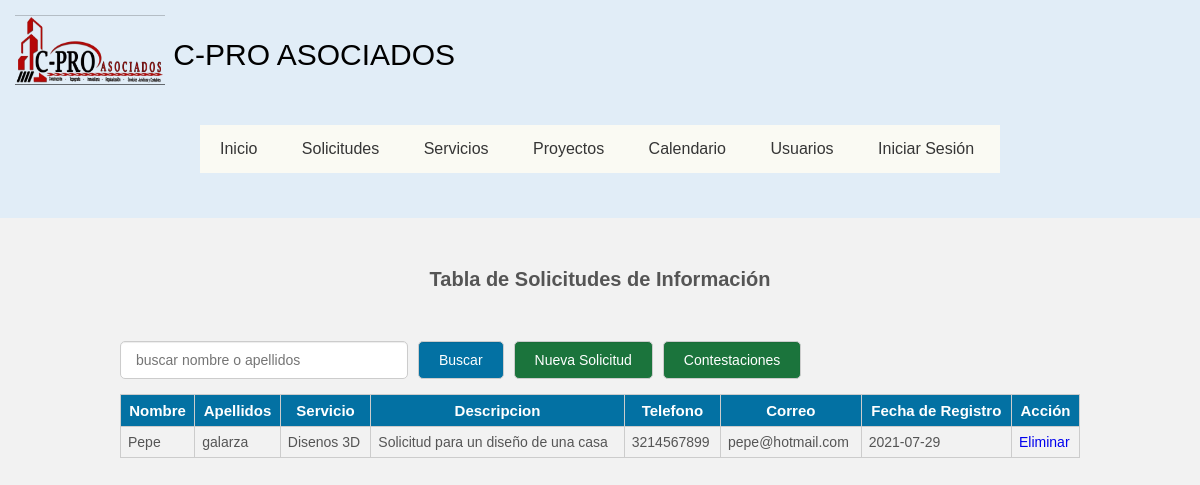
The app's page /Administrador/informacion.php with its own data.
### tables this page shows
CREATE TABLE `solicitud` (
  `id_solicitud` int(11) NOT NULL,
  `nombre` varchar(255) NOT NULL,
  `apellidos` varchar(255) NOT NULL,
  `idservicio` int(11) NOT NULL,
  `descripcion` varchar(300) NOT NULL,
  `telefono` varchar(10) NOT NULL,
  `correo` varchar(100) NOT NULL,
  `fecharegistro` date NOT NULL
);

CREATE TABLE `servicio` (
  `idservicio` int(11) NOT NULL,
  `nombre` varchar(100) DEFAULT NULL,
  `descripcion` varchar(150) DEFAULT NULL
);

### Administrador/informacion.php (the view, shortened to what this page needs)
<?php
    include_once 'conexion.php';
?>
<!DOCTYPE html>
<html lang="en">
<head>
	<link rel="stylesheet" href="css/estilos.css">
	<link rel="stylesheet" href="css/info.css">
		<link rel="stylesheet" href="css/estilosmodal.css">
</head>
<body>
	<header>
		<div class="logo">
				<a href="#"><img src="img/logo.png" width="150" alt=""></a>
				<a href="#">C-PRO ASOCIADOS</a>
			</div>
		<nav class="navegacion">
			<ul class="menu">
				<li><a href="index.php">Inicio</a>
				</li>
				<li><a href="informacion.php">Solicitudes</a>
				</li>
				<li><a href="servicios.html">Servicios</a></li>
				<li><a href="proyectos.php">Proyectos</a>
				</li>
				<li><a href="indexcalend.php">Calendario</a>
				</li>
				<li><a href="usuarios.php">Usuarios</a>
				</li>
				<li><a href="login_usuario.php">Iniciar Sesión</a>
				</li>
			</ul>
		</nav>
	</header>
	<div class="contenedor">
		<h2>Tabla de Solicitudes de Información</h2>
		<div class="barra__buscador">
			<form action="" class="formulario" method="post">
				<input type="text" name="buscar" placeholder="buscar nombre o apellidos"
				value="<?php if(isset($buscar_text)) echo $buscar_text; ?>" class="input__text">
				<input type="submit" class="btn" name="btn_buscar" value="Buscar">
				<a href="guardarsolicitud.php" class="btn btn__nuevo">Nueva Solicitud</a>
				<a href="respuesta_solicitud.php" class="btn btn__nuevo">Contestaciones</a>
			</form>
			<table>
				<tr class="head">
					<td>Nombre</td>
					<td>Apellidos</td>
					<td>Servicio</td>
					<td>Descripcion</td>
					<td>Telefono</td>
					<td>Correo</td>
					<td>Fecha de Registro</td>
					<td colspan="1">Acción</td>
				</tr>
				<?php
				$query="SELECT solicitud.id_solicitud, solicitud.nombre, solicitud.apellidos, solicitud.descripcion, solicitud.telefono, solicitud.correo, solicitud.fecharegistro,
				    servicio.nombre as nombreservicio
				    FROM solicitud solicitud
				    INNER JOIN servicio servicio ON solicitud.idservicio = servicio.idservicio
				     WHERE not EXISTS (SELECT * FROM `respuesta_solicitud` WHERE respuesta_solicitud.id_solicitud = solicitud.id_solicitud)";
				if(!$consulta=$con->query($query) ){
				}else{
					while ($fila=$consulta->fetch(PDO::FETCH_ASSOC)) {
						?>
						<tr>
							<td><?php echo $fila['nombre'];?></td>
							<td><?php echo $fila['apellidos'];?></td>
							<td><?php echo $fila['nombreservicio'];?></td>
							<td><?php echo $fila['descripcion'];?></td>
							<td><?php echo $fila['telefono'];?></td>
							<td><?php echo $fila['correo'];?></td>
							<td><?php echo $fila['fecharegistro'];?></td>
							<td><a href="deleteinfo.php?id_solicitud=<?php echo $fila['id_solicitud'];?>" class="btn btn_delete">Eliminar</a></td>
						</tr>
						<?php
					}
				}
            ?>
			</table>
		</div>
	</div>
</body>
</html>

### Administrador/css/estilos.css (style rules this page uses)
* { margin:0; padding: 0; -webkit-box-sizing:border-box; -moz-box-sizing: border-box; box-sizing: border-box; }
body { background:#FDFCF8; }
header { background: #E1EDF7; width: 100%; padding: 15px; display: flex; justify-content: space-between; align-items: center; flex-direction: row; flex-wrap: wrap; }
header .logo { color: #fff; font-size: 30px }
header .logo img { width: 150px; height: 70px; vertical-align: top; }
header .logo a { color: black; text-decoration: none; line-height: 80px; }
.navegacion { width: 800px; margin: 30px auto; background: #FAFAF3; }
.navegacion ul { list-style: none; }
.menu > li { display: inline-block; }
.menu > li > a { display: block; padding: 15px 20px; color: #353535; font-family: sans-serif; text-decoration: none; text-align: center; }

### Administrador/css/info.css (style rules this page uses)
* { padding: 0; margin: 0px; box-sizing: border-box; }
body { font-family: 'Arial',sans-serif; font-size: 16px; background: #f2f2f2; }
a { text-decoration: none; }
.contenedor { width: 80%; max-width: 1000px; margin: 30px auto; overflow: hidden; }
h2 { display: block; margin-top: 20px; margin-bottom: 20px; text-align: center; font-size: 20px; font-family: 'Arial', sans-serif; font-weight: bold; color: #555; }
.barra__buscador { width: 100%; margin-top: 50px; margin-bottom: 10px; }
.formulario { display: flex; width: 100%; overflow: hidden; }
form .input__text { width: 100%; border: 1px solid #ccc; border-radius: 5px; box-shadow: 0 1px 1px rgba(0, 0, 0, 0.075) inset; color: #848688; display: block; font-size: 14px; margin-bottom: 15px; padding: 10px 15px; max-width: 30%; margin-right: 10px; outline: medium none; }
form .btn { border: 1px solid #ccc; border-radius: 5px; box-shadow: 0 1px 1px rgba(0, 0, 0, 0.075) inset; color: #fff; display: block; font-size: 14px; background: rgb(3, 113, 163); margin-bottom: 15px; padding: 10px 20px; margin-right: 10px; outline: medium none; cursor: pointer; }
.btn__nuevo { float: right; background: #1b743c !important; }
table { width: 100%; border-collapse: collapse; }
table .head { background: rgb(3, 113, 163); }
table .head td { color: #fff; font-family: 'Arial',sans-serif; font-weight: bold; font-size: 15px; text-align: center; }
table tr td { border:1px solid #ccc; padding: 7px; font-size: 14px; color: #555; }

### records on screen
solicitud: nombre "Pepe", apellidos "galarza", idservicio.nombre "Disenos 3D", descripcion "Solicitud para un diseño de una casa", telefono "3214567899", correo "pepe@hotmail.com", fecharegistro "2021-07-29"
